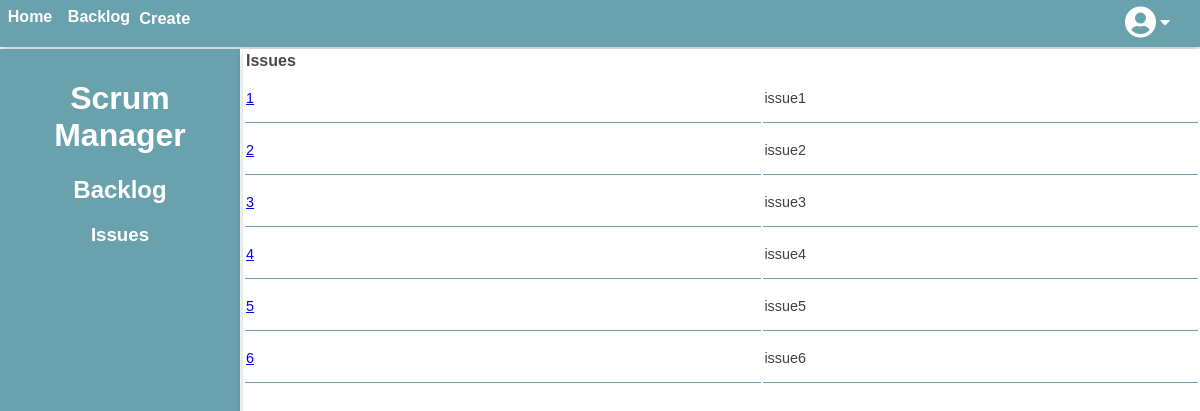
Page /ScrumManager/php/backlog.php on the committed database.
### tables this page shows
CREATE TABLE IF NOT EXISTS `Issue` (
  `idIssue` INT UNSIGNED NOT NULL AUTO_INCREMENT,
  `title` VARCHAR(45) NOT NULL,
  `description` VARCHAR(45) NULL,
  `type` VARCHAR(45) NULL,
  `important` VARCHAR(45) NULL,
  `dateCreation` DATETIME NULL,
  `estimation` VARCHAR(45) NULL,
  `resolution` VARCHAR(45) NULL,
  `Status_idStatus` INT UNSIGNED NOT NULL,
  `UserStory_idUserStory` INT UNSIGNED NOT NULL,
  `User_idAssignee` INT UNSIGNED NOT NULL,
  `User_idReporter` INT UNSIGNED NOT NULL,
  PRIMARY KEY (`idIssue`),
  INDEX `fk_Issue_Status1_idx` (`Status_idStatus` ASC) VISIBLE,
  INDEX `fk_Issue_UserStory1_idx` (`UserStory_idUserStory` ASC) VISIBLE,
  INDEX `fk_Issue_User1_idx` (`User_idAssignee` ASC) VISIBLE,
  INDEX `fk_Issue_User2_idx` (`User_idReporter` ASC) VISIBLE,
  CONSTRAINT `fk_Issue_Status1`
    FOREIGN KEY (`Status_idStatus`)
    REFERENCES `Status` (`idStatus`)
    ON DELETE NO ACTION
    ON UPDATE NO ACTION,
  CONSTRAINT `fk_Issue_UserStory1`
    FOREIGN KEY (`UserStory_idUserStory`)
    REFERENCES `UserStory` (`idUserStory`)
    ON DELETE NO ACTION
    ON UPDATE NO ACTION,
  CONSTRAINT `fk_Issue_User1`
    FOREIGN KEY (`User_idAssignee`)
    REFERENCES `User` (`idUser`)
    ON DELETE NO ACTION
    ON UPDATE NO ACTION,
  CONSTRAINT `fk_Issue_User2`
    FOREIGN KEY (`User_idReporter`)
    REFERENCES `User` (`idUser`)
    ON DELETE NO ACTION
    ON UPDATE NO ACTION);

### ScrumManager/php/backlog.php (the view, shortened to what this page needs)
<html lang="en">
	<head>
		<link rel="stylesheet" type="text/css" href="../css/backlog.css" />
	</head>
	<?php
        include ('navigation.php');
	?>
	<body>
		<div class="containerDiv">
			<div class="leftDiv" align="center">
				<h1>Scrum Manager</h1>
				<h2>Backlog</h2>
				<h3>Issues</h3>
			</div>
			<div class="rightDiv">
			             <div class = "table-container1">
                <div id="table-wrapper">
				<div id="table-scroll">
                        <table>
                            <thead align = "left">
                                <tr class="tableHead" style="height: 0;">
                                    <th><span class="text">Issues</span></th>
                                </tr>
                            </thead>
                            <tbody>
                                <?php $sql = "SELECT issue.idIssue,issue.title FROM ase.issue,ase.user where user.idUser = 1";
                                $result = $connection -> query($sql);
                                if ($result -> num_rows > 0) {
                                    while ($row = $result -> fetch_assoc()) {
                                ?>
                                <tr>
                                <td class="issue"><a href="issue.php?a=<?php echo $row['idIssue']?>"><?php echo $row['idIssue']?></a></td>
                                <td class="issue"><?php echo $row['title']?></td>
                                </tr>
                                <?php
                                }
                                } else {
                                echo "0 results";
                                }
                                ?>
                            </tbody>
                        </table>
                    </div>
                    </div>
			     </div>
            </div>
		</div>
	</body>
</html>

### ScrumManager/php/navigation.php (shortened to what this page needs)
<html>
    <head>
            <link rel="stylesheet" type="text/css" href="../css/navigation.css" />
        <link href="https://use.fontawesome.com/releases/v5.0.4/css/all.css" rel="stylesheet">
    </head>
    <body>
        <div class="nav">
            <ul>
                <li><a href="homepage.php">Home</a></li>
                <li><a href="backlog.php">Backlog</a></li>
                <li><a><div class="dropdown"><button class="dropbtn">Create</button>
                        </div></a></li>
            </ul>
            <div class = "user-icon">
                    <i class="fas fa-user-circle fa-2x"></i>
                    <a id="caret"><i class="fas fa-caret-down"></i></a>
                </div>
        </div>
    </body>
</html>

### ScrumManager/css/backlog.css (style rules this page uses)
* { box-sizing: border-box; }
.leftDiv { font-family: Arial, Helvetica, sans-serif; float: left; width: 20%; padding: 10px; height: 100%; background-color: #69a1ad; color: #FFFFFF; }
.rightDiv { font-family: Arial, Helvetica, sans-serif; float: left; width: 80%; padding-left: 3px; height: 100%; background-color: #FFFFFF; }
.containerDiv:after { content: ""; display: table; clear: both; }
#table-scroll { height: 100%; width: 100%; overflow: auto; margin-top: 0px; }
.issue { border-bottom: 1px solid #69a1ad; height: 50px; color: #404040; font-size: 90%; font-family: Arial, Helvetica, sans-serif; }
.table-container1 { width: 100%; height: 100%; float: left; }
#table-wrapper { position: relative; border-radius: 2px; border-top: 0px; box-shadow: 0 4px 8px 0 rgba(0, 0, 0, 0.2); background-color: #FFFFFF; }
#table-scroll { height: 100%; overflow: auto; margin-top: 0px; }
#table-wrapper table { width: 100%; }

### ScrumManager/css/navigation.css (style rules this page uses)
.nav { font-weight: bold; margin-bottom: 2px; width: 100%; text-align: center; background-color: #69a1ad; height:47px; box-shadow: 0 4px 8px 0 rgba(0, 0, 0, 0.2); }
.nav ul { list-style-type: none; margin: 0px; padding: 0; width: 100%; }
.nav li { margin: 0px; display: }
.nav li a { padding: 0.9%; text-decoration: none; margin: -3px; font-weight: bold; font-family: Arial, Helvetica, sans-serif; color: #FFFFFF; background-color: #69a1ad; float: left }
.user-icon i { vertical-align: middle; }
.user-icon { float: right; color: white; padding: 6px 30px 0px 0px; }
.dropbtn { font-weight: bold; font-family: Arial, Helvetica, sans-serif; color: #FFFFFF; background-color: #69a1ad; font-size: 16.4px; border: none; margin-left: -28px; }
.dropdown { position: relative; display: block; }
.dropdown-content a { color: black; padding: 12px 16px; position: relative; text-decoration: none; display: block; }
body { margin: 0%; color: #47484a; }
* { box-sizing: border-box }
tr { height: 40px; }

### rows in the picture
issue: idIssue "1", title "issue1"
issue: idIssue "2", title "issue2"
issue: idIssue "3", title "issue3"
issue: idIssue "4", title "issue4"
issue: idIssue "5", title "issue5"
issue: idIssue "6", title "issue6"
